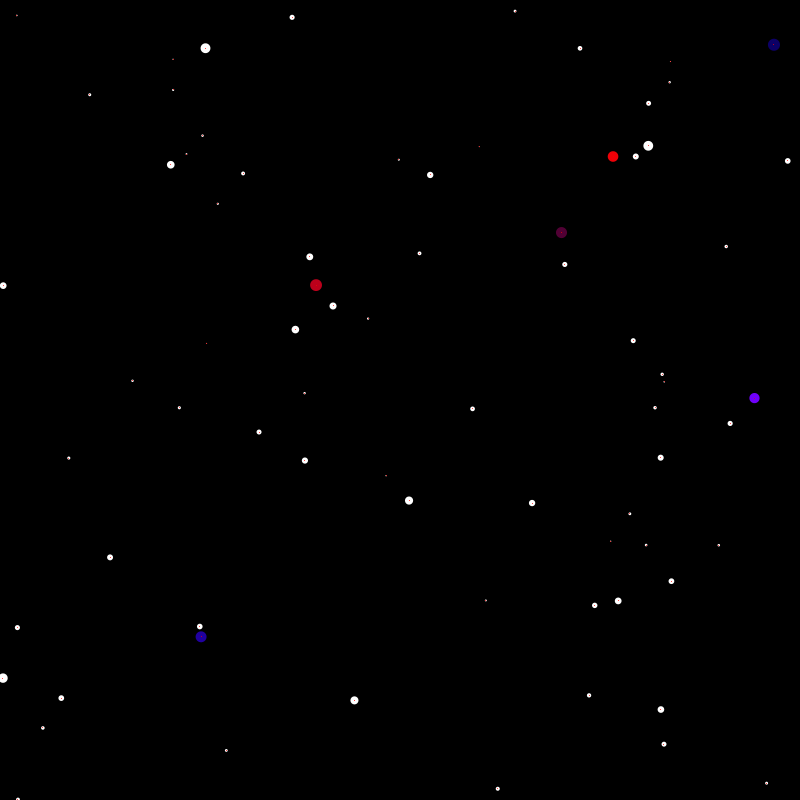
Frame 1 (no input)
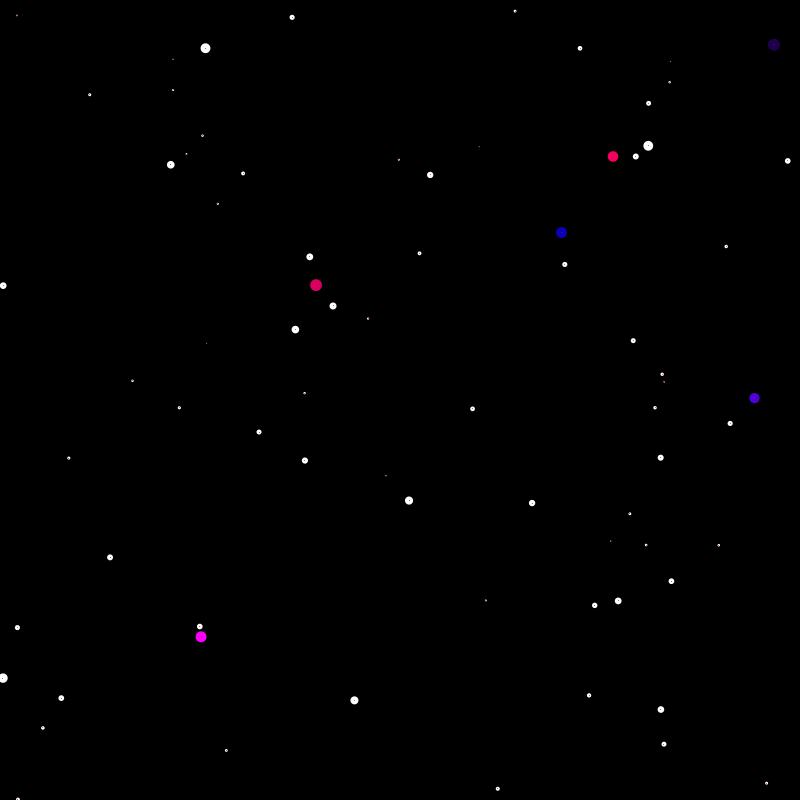
Frame 60 (the mouse pressed at the canvas centre just before this capture)
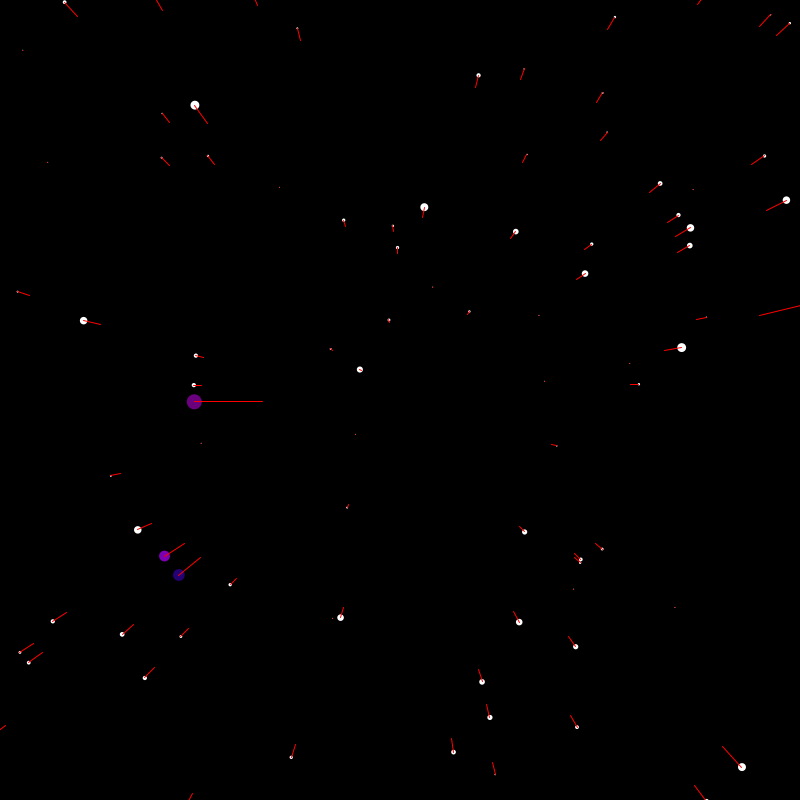
Frame 120 (the mouse held since frame 60 and released just before this capture)

The Processing sketch that drew these frames (run headless with seeded random() and noise(); from frame 60 on, the mouse is pressed at the canvas centre):

// Processing sketch: Stargazing
// ── Stargazing.pde
Star[] stars= new Star[800];
float speed;
void setup() {
  size(800, 800);
  for (int i=0; i<stars.length; i++) {
    stars[i]=new Star();
  }
}

void draw() {
  background(0);
  speed = map(mouseX, 0, width, 0, 50);
  translate(width/2, height/2);
  for (int i=0; i<stars.length; i++) {
    stars[i].update();
    stars[i].show();
  }
}

// ── Star.pde
class Star {
  float x;
  float y;
  float z;

  float pz;


  Star() {
    x=random(-width, width);
    y=random(-height, height);
    z=random(width);

    pz=z;
  }

  void update() {
    z = z- speed;
    if (z<1) {

      x=random(-width, width);
      y=random(-height, height);
      z=width;
      pz =z;
    }
  }
  void show() {



    float sx = map(x/z, 0, 1, 0, width);
    float sy = map(y/z, 0, 1, 0, height);

    float r = map(z, 0, width, 16, 1);

    if (r<10) {
      fill(255);
      noStroke();
    } else {
      fill(random(0,255), 0, random(0,255));
      noStroke();
    }
    ellipse(sx, sy, r, r);

    float px = map(x/pz, 0, 1, 0, width);
    float py = map(y/pz, 0, 1, 0, height);
    pz=z;

    if (z<8) {
      //stroke(255);
      stroke(random(0,255), 0, random(0,255));
    } else {
      stroke(255, 0, 0);
    }
    line(px, py, sx, sy);
  }
}
